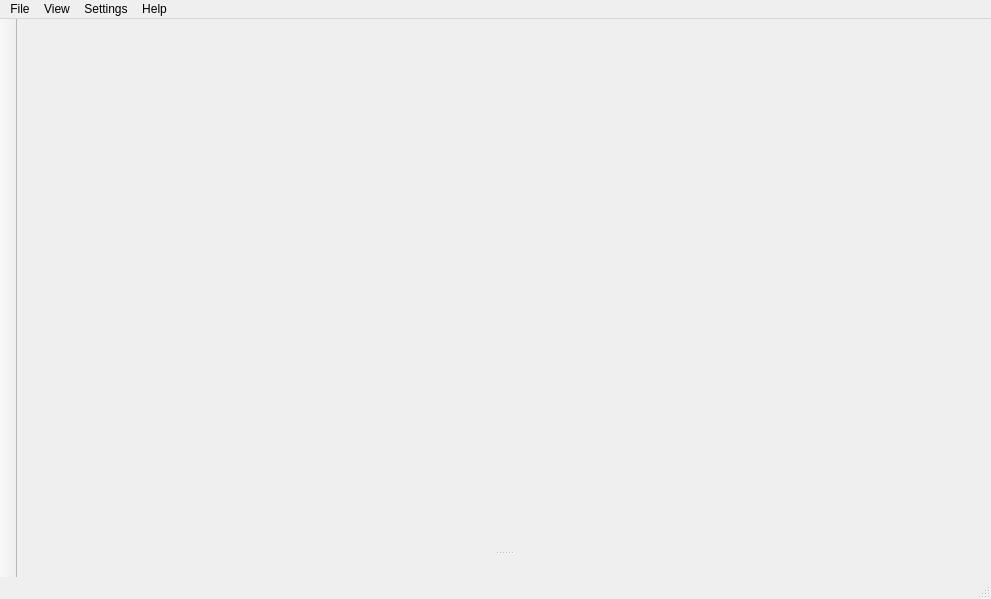
<?xml version="1.0" encoding="UTF-8"?>
<ui version="4.0">
 <class>QcMainWindow</class>
 <widget class="QMainWindow" name="QcMainWindow">
  <property name="geometry">
   <rect>
    <x>0</x>
    <y>0</y>
    <width>991</width>
    <height>599</height>
   </rect>
  </property>
  <property name="sizePolicy">
   <sizepolicy hsizetype="Preferred" vsizetype="Expanding">
    <horstretch>0</horstretch>
    <verstretch>0</verstretch>
   </sizepolicy>
  </property>
  <property name="windowTitle">
   <string>Quick Collect</string>
  </property>
  <property name="windowIcon">
   <iconset resource="res.qrc">
    <normaloff>:/katynko/kts-intek-logo.png</normaloff>:/katynko/kts-intek-logo.png</iconset>
  </property>
  <widget class="QWidget" name="centralWidget">
   <layout class="QVBoxLayout" name="verticalLayout">
    <property name="leftMargin">
     <number>0</number>
    </property>
    <property name="topMargin">
     <number>0</number>
    </property>
    <property name="rightMargin">
     <number>0</number>
    </property>
    <property name="bottomMargin">
     <number>0</number>
    </property>
    <item>
     <widget class="QSplitter" name="splitter">
      <property name="orientation">
       <enum>Qt::Vertical</enum>
      </property>
      <property name="childrenCollapsible">
       <bool>false</bool>
      </property>
      <widget class="QStackedWidget" name="stackedWidget">
       <property name="sizePolicy">
        <sizepolicy hsizetype="Expanding" vsizetype="Expanding">
         <horstretch>0</horstretch>
         <verstretch>6</verstretch>
        </sizepolicy>
       </property>
       <widget class="QWidget" name="page">
        <layout class="QVBoxLayout" name="verticalLayout_2">
         <item>
          <widget class="QLabel" name="lblPageMess">
           <property name="text">
            <string/>
           </property>
          </widget>
         </item>
         <item>
          <widget class="QScrollArea" name="scrollArea">
           <property name="frameShape">
            <enum>QFrame::NoFrame</enum>
           </property>
           <property name="frameShadow">
            <enum>QFrame::Plain</enum>
           </property>
           <property name="verticalScrollBarPolicy">
            <enum>Qt::ScrollBarAlwaysOff</enum>
           </property>
           <property name="horizontalScrollBarPolicy">
            <enum>Qt::ScrollBarAlwaysOff</enum>
           </property>
           <property name="widgetResizable">
            <bool>true</bool>
           </property>
           <widget class="QWidget" name="scrollAreaWidgetContents">
            <property name="geometry">
             <rect>
              <x>0</x>
              <y>0</y>
              <width>956</width>
              <height>498</height>
             </rect>
            </property>
            <layout class="QVBoxLayout" name="verticalLayout_3">
             <item>
              <widget class="QLabel" name="label">
               <property name="text">
                <string/>
               </property>
               <property name="pixmap">
                <pixmap resource="res.qrc">:/katynko/kts-intek-logo.png</pixmap>
               </property>
               <property name="alignment">
                <set>Qt::AlignCenter</set>
               </property>
              </widget>
             </item>
            </layout>
           </widget>
          </widget>
         </item>
        </layout>
       </widget>
      </widget>
      <widget class="QWidget" name="wdgt4pte" native="true">
       <property name="sizePolicy">
        <sizepolicy hsizetype="Preferred" vsizetype="Preferred">
         <horstretch>0</horstretch>
         <verstretch>0</verstretch>
        </sizepolicy>
       </property>
       <layout class="QVBoxLayout" name="verticalLayout_4">
        <item>
         <layout class="QVBoxLayout" name="vl4pteWdgt"/>
        </item>
       </layout>
      </widget>
     </widget>
    </item>
   </layout>
  </widget>
  <widget class="QMenuBar" name="menuBar">
   <property name="geometry">
    <rect>
     <x>0</x>
     <y>0</y>
     <width>991</width>
     <height>19</height>
    </rect>
   </property>
   <widget class="QMenu" name="menuFile">
    <property name="title">
     <string>File</string>
    </property>
    <addaction name="actionExit"/>
   </widget>
   <widget class="QMenu" name="menuView">
    <property name="title">
     <string>View</string>
    </property>
    <addaction name="actionThe_log_of_the_application"/>
   </widget>
   <widget class="QMenu" name="menuSettings">
    <property name="title">
     <string>Settings</string>
    </property>
    <addaction name="actionOptions"/>
   </widget>
   <widget class="QMenu" name="menuHelp">
    <property name="title">
     <string>Help</string>
    </property>
    <addaction name="actionAbout"/>
   </widget>
   <addaction name="menuFile"/>
   <addaction name="menuView"/>
   <addaction name="menuSettings"/>
   <addaction name="menuHelp"/>
  </widget>
  <widget class="QToolBar" name="mainToolBar">
   <property name="sizePolicy">
    <sizepolicy hsizetype="Fixed" vsizetype="Preferred">
     <horstretch>0</horstretch>
     <verstretch>0</verstretch>
    </sizepolicy>
   </property>
   <property name="movable">
    <bool>false</bool>
   </property>
   <property name="iconSize">
    <size>
     <width>24</width>
     <height>24</height>
    </size>
   </property>
   <property name="toolButtonStyle">
    <enum>Qt::ToolButtonTextUnderIcon</enum>
   </property>
   <attribute name="toolBarArea">
    <enum>LeftToolBarArea</enum>
   </attribute>
   <attribute name="toolBarBreak">
    <bool>false</bool>
   </attribute>
  </widget>
  <widget class="QStatusBar" name="statusBar"/>
  <action name="actionExit">
   <property name="text">
    <string>Exit</string>
   </property>
  </action>
  <action name="actionThe_log_of_the_application">
   <property name="checkable">
    <bool>true</bool>
   </property>
   <property name="text">
    <string>The log of the application</string>
   </property>
  </action>
  <action name="actionOptions">
   <property name="text">
    <string>Options</string>
   </property>
  </action>
  <action name="actionAbout">
   <property name="text">
    <string>About</string>
   </property>
  </action>
 </widget>
 <layoutdefault spacing="6" margin="11"/>
 <resources>
  <include location="res.qrc"/>
 </resources>
 <connections/>
</ui>
